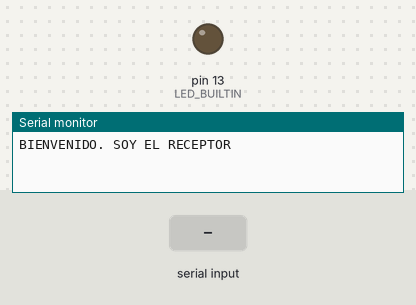
Simulated run of this sketch. Board: Arduino Mega 2560, built with avr-gcc and run on an emulated ATmega2560. Shown: output pins drawn as LEDs (lit = HIGH), the last lines printed to the serial monitor. Inputs (shaded band) come from the test bench.

Above: at 1.2 s.
1.3 s: "1" received over the second serial link
At 2.0 s:
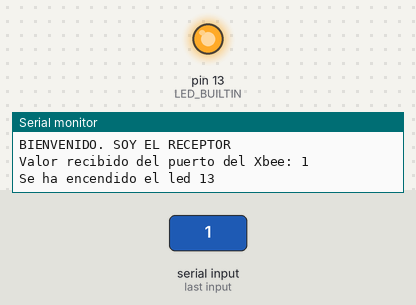
2.8 s: "0" received over the second serial link
At 3.1 s:
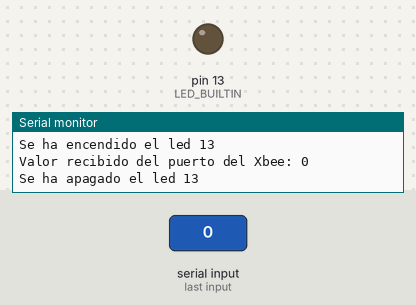
Timing chart, 0 to 5.8 s (numbered marks = the images above; inputs shaded):
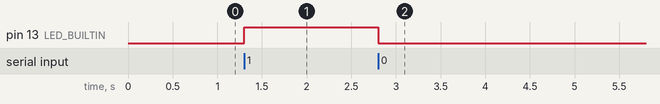

Measured:
- after the input at 1.3 s, pin 13 (LED_BUILTIN): LOW → HIGH at once
- after the input at 2.8 s, pin 13 (LED_BUILTIN): HIGH → LOW at once

The sketch:

ej1_receptor.ino
```cpp
/**
 * REDES Y COMUNICACIONES ESPECIFICAS
 * Autor: Jaime Lorenzo Sanchez
 */

// Variables globales

char byte1; // Caracter del puerto del Xbee
int bucle = 0; // Control de bucle

void setup() {
  // put your setup code here, to run once:
  Serial.begin(9600); //abre el puerto Serie, configura los datos a 9600 bps.
  Serial1.begin(9600); //abre el puerto Serie1, configura los datos a 9600 bps.
  //Esperar la conexion con el serial
  while(!Serial){;}
  // Inicializamos el led 13
  pinMode(LED_BUILTIN, OUTPUT);
  Serial.println("BIENVENIDO. SOY EL RECEPTOR");
}

void loop() {
  // put your main code here, to run repeatedly:
  // Comprobamos si el puerto del Xbee tiene algun caracter
  if(Serial1.available()){
    // Recibimos el caracter del puerto del Xbee
    byte1 = Serial1.read();
    // Imprimimos el caracter leido
    Serial.print("Valor recibido del puerto del Xbee: ");
    Serial.println(byte1);
    // Verificamos que no se inicie un bucle de impresion
    bucle = 0;
    // Comprobamos si se enciende o se apaga el led
    if(byte1 == '1' and bucle == 0){
      // Encendemos el led
      digitalWrite(LED_BUILTIN, HIGH);
      Serial.println("Se ha encendido el led 13");
      bucle = 1;
    }
    else{
      // Apagamos el led
      digitalWrite(LED_BUILTIN, LOW);
      Serial.println("Se ha apagado el led 13");
      bucle = 1;
    }
  }
}
```
